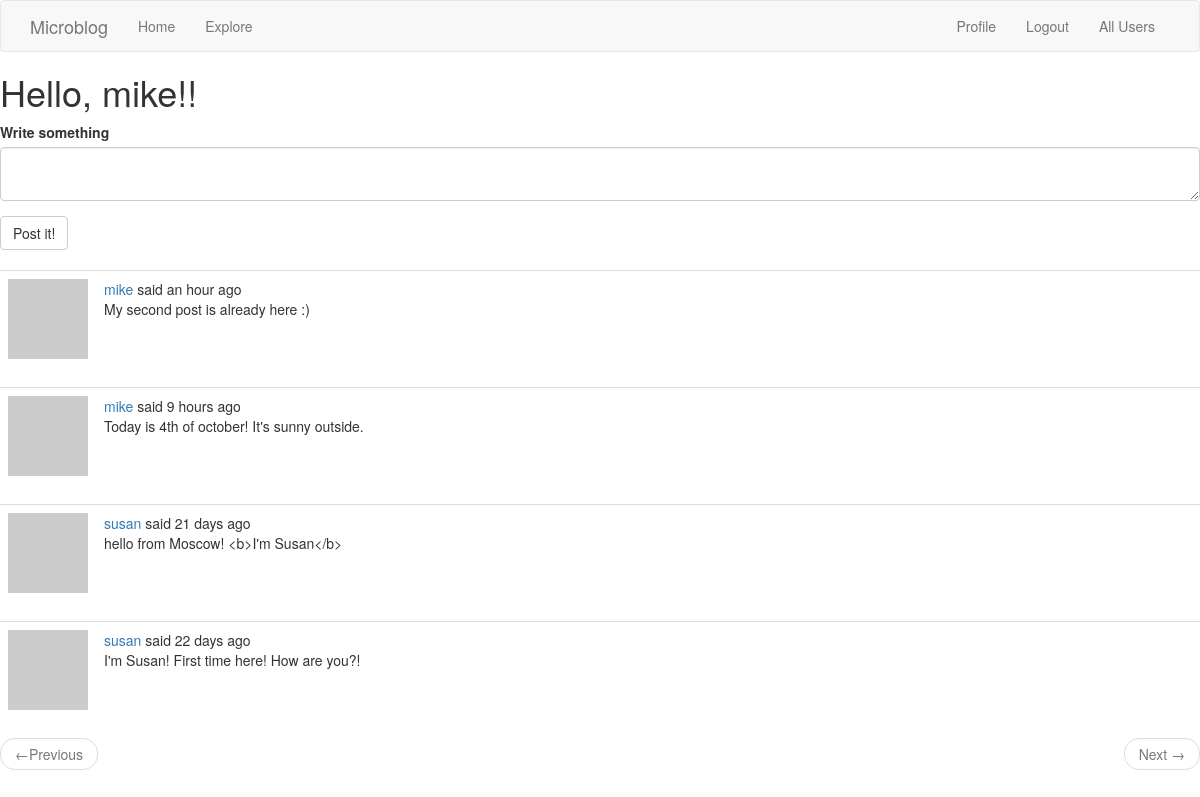
Page /index (signed in) on the committed database.
### app/models.py (models this page shows, shortened)
class User(UserMixin, db.Model):
    id = db.Column(db.Integer, primary_key=True)
    username = db.Column(db.String(64), index=True, unique=True)
    email = db.Column(db.String(120), index=True, unique=True)
    password_hash = db.Column(db.String(128))
    posts = db.relationship("Post", backref="author", lazy="dynamic")
    about_me = db.Column(db.String(140))
    last_seen = db.Column(db.DateTime, default=datetime.utcnow)
    followed = db.relationship("User", secondary=followers,
                               primaryjoin=(followers.c.follower_id == id),
                               secondaryjoin=(followers.c.followed_id == id),
                               backref=db.backref("followers", lazy="dynamic"), lazy="dynamic")
    def followed_posts(self):
        followed = Post.query.join(
            followers, (followers.c.followed_id == Post.user_id)).filter(
            followers.c.follower_id == self.id)
        own = Post.query.filter_by(user_id=self.id)
        return followed.union(own).order_by(Post.timestamp.desc())
    def avatar(self, size):
        digest = md5(self.email.lower().encode("utf-8")).hexdigest()
        return "https://www.gravatar.com/avatar/{}?d=identicon&s={}".format(
            digest, size)

class Post(db.Model):
    id = db.Column(db.Integer, primary_key=True)
    body = db.Column(db.String(140))
    timestamp = db.Column(db.DateTime, index=True, default=datetime.utcnow)
    user_id = db.Column(db.Integer, db.ForeignKey('user.id'))

### app/routes.py (the view)
@appl.route("/", methods=["GET", "POST"])
@appl.route("/index", methods=["GET", "POST"])
@login_required
def index():
    form = PostForm()
    if form.validate_on_submit():
        post = Post(body=form.post.data, author=current_user)
        db.session.add(post)
        db.session.commit()
        flash(_("Your post was added!"))
        return redirect(url_for("index"))
    page = request.args.get("page", 1, type=int)
    posts = current_user.followed_posts().paginate(
        page, appl.config["POSTS_PER_PAGE"], False)
    next_url = url_for("index", page=posts.next_num) \
        if posts.has_next else None
    prev_url = url_for("index", page=posts.prev_num) \
        if posts.has_prev else None
    return render_template("index.html", title="Home page", form=form,
                           posts=posts.items, next_url=next_url, prev_url=prev_url)

### app/forms.py
class PostForm(FlaskForm):
    post = TextAreaField(_l("Write something"), validators=[DataRequired(), Length(min=1, max=140)])
    submit = SubmitField(_l('Post it!'))

### app/models.py (called while the page is built)
@login.user_loader
def load_user(id):
    return User.query.get(int(id))

### app/routes.py (called while the page is built)
@appl.before_request
def before_request():
    if current_user.is_authenticated:
        current_user.last_seen = datetime.utcnow()
        db.session.commit()

### app/templates/index.html
{% extends "base.html" %}
{% import 'bootstrap/wtf.html' as wtf %}
{% block app_content %}
    <h1>{{ _('Hello, %(username)s!', username=current_user.username) }}!</h1>
    {% if form %}
    {{ wtf.quick_form(form) }}
        <br>
    {% endif %}
    {% for post in posts %}
        {% include "_post.html" %}
    {% endfor %}
<nav aria-label="...">
    <ul class="pager">
        <li class="previous{% if not prev_url %} disabled{% endif %}">
            <a href="{{ prev_url or '#' }}">
                <span aria-hidden="true">&larr;</span>{{ _('Previous') }}
            </a>
        </li>
        <li class="next{% if not next_url %} disabled{% endif %}">
            <a href="{{ next_url or '#' }}">
                {{ _('Next') }} <span aria-hidden="true">&rarr;</span>
            </a>
        </li>
    </ul>
</nav>
{% endblock %}

### app/templates/_post.html (shortened to what this page needs)
<table class="table table-hover">
    <tr>
        <td width="70px">
            <a href="{{ url_for('user', username=post.author.username) }}">
                <img src="{{ post.author.avatar(70) }}">
            </a>
        </td>
        <td>
                {{ _('%(username)s said %(when)s',
                    username=user_link, when=moment(post.timestamp).fromNow()) }}
            <br>
            {{ post.body }}
        </td>
    </tr>
</table>

### rows in the picture
Post: body "My second post is already here :)"
Post: body "Today is 4th of october! It's sunny outside."
Post: body "hello from Moscow! <b>I'm Susan</b>"
Post: body "I'm Susan! First time here! How are you?!"
